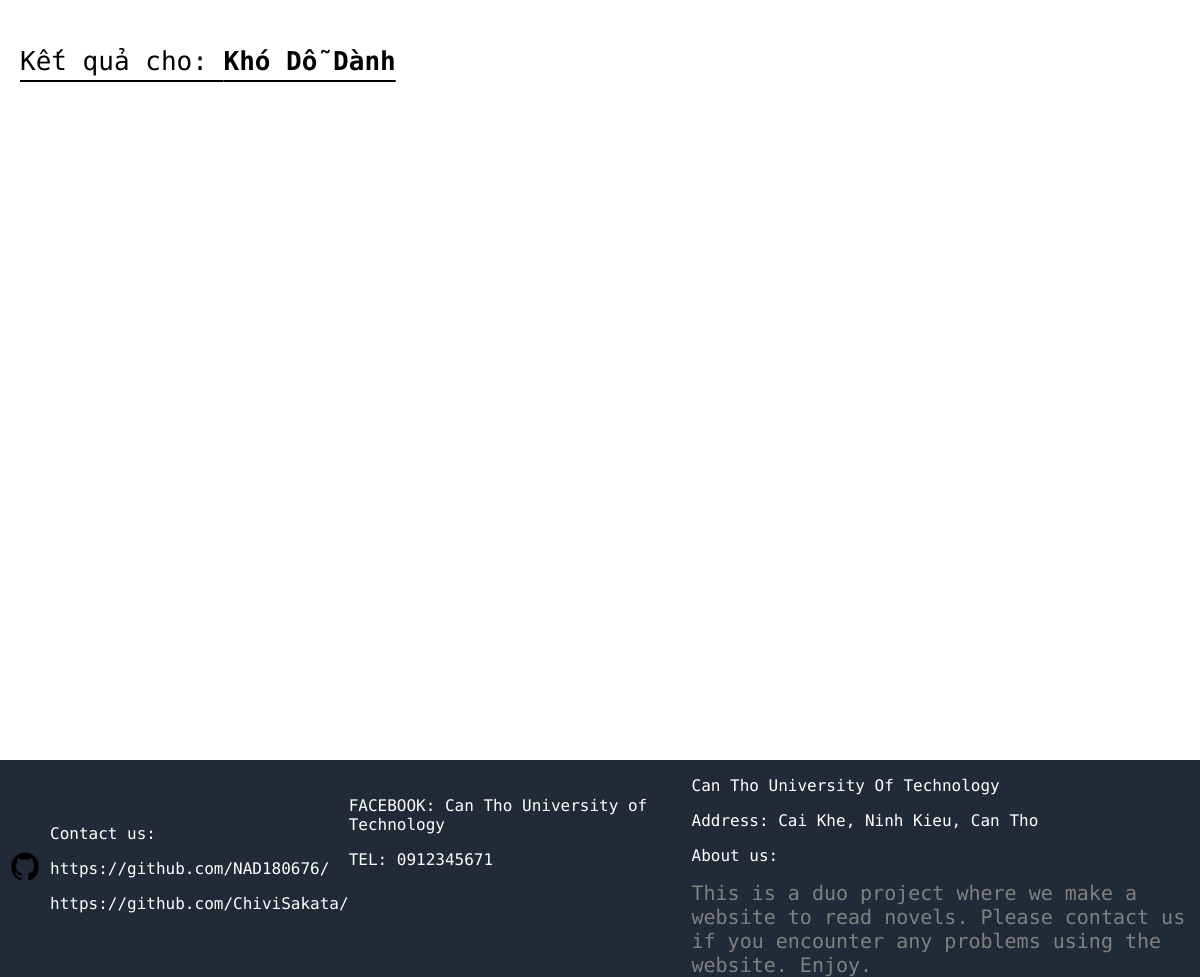
The page /pages/results.php?keyword=Khó Dỗ Dành on the database as committed earlier.
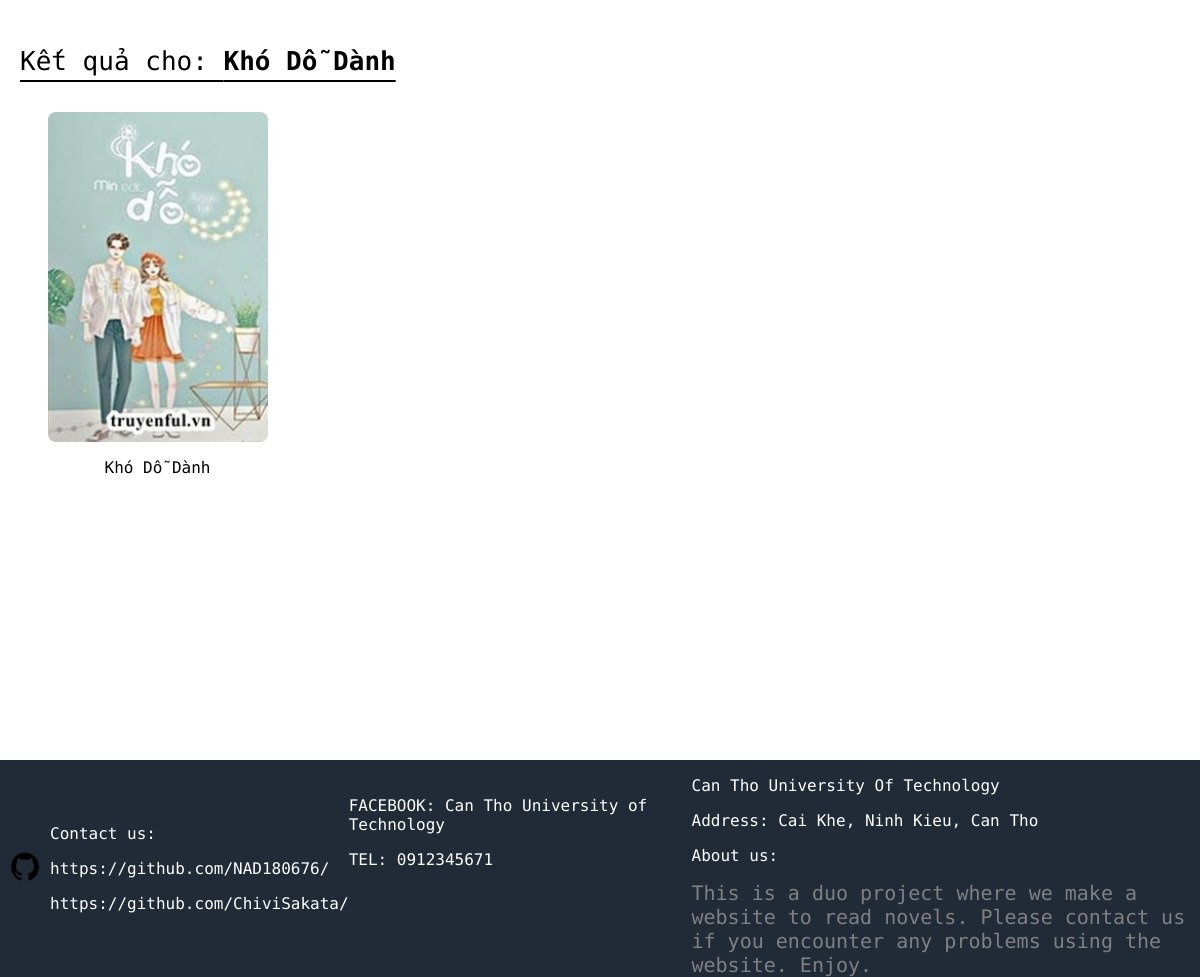
The same page on the database as committed later.
### tables this page shows
CREATE TABLE `truyen` (
  `Id_truyen` int(11) NOT NULL,
  `Ten` varchar(255) DEFAULT NULL,
  `TacGia` varchar(255) DEFAULT NULL,
  `TheLoai` varchar(255) DEFAULT NULL,
  `TongSoChuong` int(11) DEFAULT NULL,
  `TrangThai` varchar(50) DEFAULT NULL,
  `GioiThieu` text DEFAULT NULL,
  `NgayTao` datetime DEFAULT current_timestamp(),
  `AnhBia` varchar(255) DEFAULT NULL
);

### pages/results.php (the view, shortened to what this page needs)
<!DOCTYPE html>
<html lang="en">
<head>
    <link rel="stylesheet" a href="../css/results.css">
</head>
<body>
    <?php include '../actions/config.php';  ?>
    <?php
    $keyword = $_GET['keyword'] ?? '';
    $categorie = $_GET['categorie'] ?? '';
    ?>
    <div class="justUpdate">
        <div>
            <p class="resultStr">Kết quả cho: <b><?php echo trim($keyword . $categorie);?></b></p>
        </div>
        <div class="wrapper">
            <?php
            $sql = "SELECT * FROM truyen";
            if (!empty(trim($keyword))) {
                $sql = "SELECT * FROM truyen
                        WHERE Ten LIKE '%$keyword%'
                        OR TacGia LIKE '%$keyword%'";
            } elseif (!empty(trim($categorie))) {
                $sql = "SELECT * FROM truyen
                        WHERE TheLoai LIKE '%$categorie%'";
            }
            $result = mysqli_query($conn, $sql);
            while ($row = mysqli_fetch_assoc($result)) {
            ?>
                <a href="details.php?id=<?php echo $row['Id_truyen']; ?>">
                    <img src="../images/<?php echo $row['AnhBia']; ?>">
                    <p><?php echo $row['Ten']; ?></p>
                </a>
            <?php
            }
            ?>
        </div>
    </div>
    <?php include "../components/footer.php";?>
</body>
</html>

Rows that differ between the two databases and show on the page:
added truyen: AnhBia (picture), Ten "Khó Dỗ Dành"
